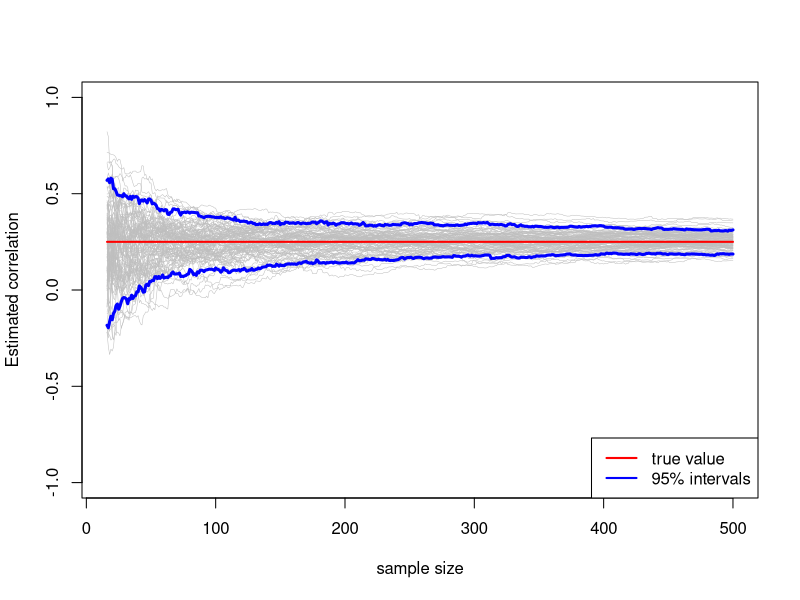
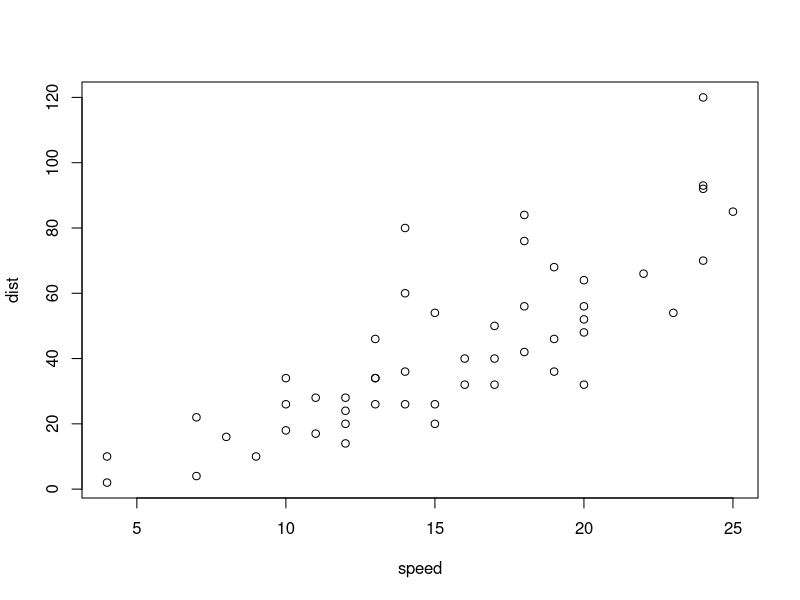

Write the R code that produced these figures, in order.
## ---- chunk 1
minn=16
maxn=500
nruns=100
corr=0.25

library(MASS)
Sigma <- matrix(c(1,corr,corr,1),2,2)

corrs=matrix(NA,ncol=maxn,nrow=nruns)
confint=matrix(NA,ncol=maxn,nrow=2)
for (r in 1:nruns) {
  d=mvrnorm(n=maxn,c(0,0),Sigma)
  for (i in minn:maxn) {
    corrs[r,i]=cor(d[1:i,])[1,2]
  }
  if (r==1) plot(c(minn:maxn),corrs[r,minn:maxn],type='l',ylim=c(-1,1),ylab='Estimated correlation',xlab='sample size',lwd=0.5,col='gray')
  else lines(c(minn:maxn),corrs[r,minn:maxn],type='l',lwd=0.5,col='gray')
}

for (i in minn:maxn) {
  confint[,i]=quantile(corrs[,i],c(0.05,0.95))
}

lines(c(minn,maxn),c(corr,corr),type='l',col='red',lwd=2)
lines(c(minn:maxn),confint[1,minn:maxn],type='l',col='blue',lwd=3)
lines(c(minn:maxn),confint[2,minn:maxn],type='l',col='blue',lwd=3)
legend('bottomright',c('true value','95% intervals'),lwd=c(2,2),col=c('red','blue'))
## ---- chunk 2
plot(cars)
